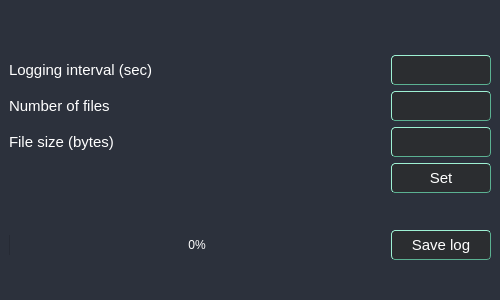
<?xml version="1.0" encoding="UTF-8"?>
<ui version="4.0">
 <class>AqArchiveWidget</class>
 <widget class="QWidget" name="AqArchiveWidget">
  <property name="geometry">
   <rect>
    <x>0</x>
    <y>0</y>
    <width>500</width>
    <height>300</height>
   </rect>
  </property>
  <property name="windowTitle">
   <string>Form</string>
  </property>
  <property name="styleSheet">
   <string notr="true">* {
	border: none;
	background-color: transparent;
	background: transparent;
	padding: 0;
	margin: 0;
	color: #fff;
}

#toolboxFrame {
	border-top-right-radius: 10px;
	border-top-left-radius: 10px;
	background-color: rgba(47, 72, 88, 180);
	border: none;
}

#mainWidget {
	background-color: #2c313c;
}

#closeBtn {
	border-top-right-radius: 10px;
	border-right: 1px solid #D0D0D0;
	background-color: #2c313c;
}

#icon {
	border-top-left-radius: 10px;
	border-left: 1px solid #D0D0D0;
	background-color: rgba(47, 72, 88, 0);
}

#title_text{
	border-top:transparent; 
	border-bottom: 1px solid #637A7B;
}

QComboBox{
	border-left: 1px solid #9ef1d3; 
	border-top: 1px solid #9ef1d3; 
    border-bottom: 1px solid #5bb192; 
	border-right: 1px solid #5bb192; 
	background-color: #2b2d30; 
	border-radius: 4px; 
	padding-left: 4px;
}

QPushButton {
	border: 1px solid #637A7B;
}

QPushButton {
	 border-left: 1px solid #9ef1d3;
	border-top: 1px solid #9ef1d3;
 	border-bottom: 1px solid #5bb192;
	border-right: 1px solid #5bb192;
 	color: #FFFFFF;
	background-color: #2b2d30;
	border-radius: 4px;
	padding-left: 10px;
	padding-right: 10px;
}

QPushButton:hover {
	background-color: #3c3e41;
}
QPushButton:pressed {
	 background-color: #429061;
}

QCheckBox {
    font-size: 12px; /* Размер шрифта */
    color: #D0D0D0; /* Цвет текста */
    /*background-color: lightgray; /* Цвет фона */
    padding: 0px; /* Внутренний отступ */
    /*border: 2px solid darkgray; /* Обводка */
    /*border-radius: 5px; /* Скругление углов */
}

QCheckBox::indicator {
    width: 10px;
    height: 10px;
	border-top: 1px solid #9ef1d3;
	border-left: 1px solid #9ef1d3; 
	border-bottom: 1px solid #5bb192; 
	border-right: 1px solid #5bb192;
	border-radius: 5px;
}

QCheckBox::indicator:checked {
	image: url(UI/icons/check-mark.png);
    background-color: #5bb192; /* Цвет фона при выборе */
    /*border-color: darkgreen; /* Цвет обводки при выборе */
}

#tableWidget
QHeaderView::section { background-color: #2b2d30;}
QTableWidget { border: none; }
QTableWidget::item { padding-left: 3px; }

QRadioButton, #rtuRadioBtn {
    /* Не указываем кастомные стили для этой радиокнопки, она будет использовать дефолтные стили */
}

QLineEdit{
border-left: 1px solid #9ef1d3; 
border-top: 1px solid #9ef1d3; 
border-bottom: 1px solid #5bb192; 
border-right: 1px solid #5bb192;
background-color: #2b2d30; 
border-radius: 4px; 
}

</string>
  </property>
  <layout class="QVBoxLayout" name="verticalLayout">
   <property name="spacing">
    <number>0</number>
   </property>
   <property name="leftMargin">
    <number>0</number>
   </property>
   <property name="topMargin">
    <number>0</number>
   </property>
   <property name="rightMargin">
    <number>0</number>
   </property>
   <property name="bottomMargin">
    <number>0</number>
   </property>
   <item>
    <widget class="QFrame" name="mainWidget">
     <property name="minimumSize">
      <size>
       <width>500</width>
       <height>300</height>
      </size>
     </property>
     <property name="maximumSize">
      <size>
       <width>500</width>
       <height>300</height>
      </size>
     </property>
     <property name="frameShape">
      <enum>QFrame::StyledPanel</enum>
     </property>
     <property name="frameShadow">
      <enum>QFrame::Raised</enum>
     </property>
     <layout class="QVBoxLayout" name="verticalLayout_2">
      <item>
       <widget class="QFrame" name="DevInfoFrame">
        <property name="minimumSize">
         <size>
          <width>0</width>
          <height>40</height>
         </size>
        </property>
        <property name="maximumSize">
         <size>
          <width>16777215</width>
          <height>40</height>
         </size>
        </property>
        <property name="frameShape">
         <enum>QFrame::StyledPanel</enum>
        </property>
        <property name="frameShadow">
         <enum>QFrame::Raised</enum>
        </property>
        <layout class="QHBoxLayout" name="horizontalLayout_5">
         <property name="leftMargin">
          <number>40</number>
         </property>
         <item>
          <widget class="QLabel" name="devNameLabel">
           <property name="enabled">
            <bool>true</bool>
           </property>
           <property name="sizePolicy">
            <sizepolicy hsizetype="Minimum" vsizetype="Preferred">
             <horstretch>0</horstretch>
             <verstretch>0</verstretch>
            </sizepolicy>
           </property>
           <property name="font">
            <font>
             <pointsize>16</pointsize>
            </font>
           </property>
           <property name="text">
            <string/>
           </property>
           <property name="margin">
            <number>0</number>
           </property>
           <property name="indent">
            <number>0</number>
           </property>
          </widget>
         </item>
         <item>
          <widget class="QLabel" name="devSnLabel">
           <property name="font">
            <font>
             <pointsize>16</pointsize>
            </font>
           </property>
           <property name="text">
            <string/>
           </property>
          </widget>
         </item>
        </layout>
       </widget>
      </item>
      <item>
       <widget class="QFrame" name="archSettingsFrame">
        <property name="frameShape">
         <enum>QFrame::StyledPanel</enum>
        </property>
        <property name="frameShadow">
         <enum>QFrame::Raised</enum>
        </property>
        <layout class="QVBoxLayout" name="verticalLayout_3">
         <property name="spacing">
          <number>6</number>
         </property>
         <property name="leftMargin">
          <number>0</number>
         </property>
         <property name="topMargin">
          <number>0</number>
         </property>
         <property name="rightMargin">
          <number>0</number>
         </property>
         <property name="bottomMargin">
          <number>0</number>
         </property>
         <item>
          <widget class="QFrame" name="logIntervalFrame">
           <property name="frameShape">
            <enum>QFrame::StyledPanel</enum>
           </property>
           <property name="frameShadow">
            <enum>QFrame::Raised</enum>
           </property>
           <layout class="QHBoxLayout" name="horizontalLayout_2">
            <property name="leftMargin">
             <number>0</number>
            </property>
            <property name="topMargin">
             <number>0</number>
            </property>
            <property name="rightMargin">
             <number>0</number>
            </property>
            <property name="bottomMargin">
             <number>0</number>
            </property>
            <item>
             <widget class="QLabel" name="logIntervalLabel">
              <property name="font">
               <font>
                <pointsize>11</pointsize>
               </font>
              </property>
              <property name="text">
               <string>Logging interval (sec)</string>
              </property>
             </widget>
            </item>
            <item>
             <widget class="QLineEdit" name="logIntervalLineEdit">
              <property name="sizePolicy">
               <sizepolicy hsizetype="Expanding" vsizetype="Fixed">
                <horstretch>0</horstretch>
                <verstretch>0</verstretch>
               </sizepolicy>
              </property>
              <property name="minimumSize">
               <size>
                <width>100</width>
                <height>30</height>
               </size>
              </property>
              <property name="maximumSize">
               <size>
                <width>100</width>
                <height>30</height>
               </size>
              </property>
             </widget>
            </item>
           </layout>
          </widget>
         </item>
         <item>
          <widget class="QFrame" name="logNumberFilesFrame">
           <property name="frameShape">
            <enum>QFrame::StyledPanel</enum>
           </property>
           <property name="frameShadow">
            <enum>QFrame::Raised</enum>
           </property>
           <layout class="QHBoxLayout" name="horizontalLayout">
            <property name="leftMargin">
             <number>0</number>
            </property>
            <property name="topMargin">
             <number>0</number>
            </property>
            <property name="rightMargin">
             <number>0</number>
            </property>
            <property name="bottomMargin">
             <number>0</number>
            </property>
            <item>
             <widget class="QLabel" name="logNumberFilesLabel">
              <property name="font">
               <font>
                <pointsize>11</pointsize>
               </font>
              </property>
              <property name="text">
               <string>Number of files</string>
              </property>
             </widget>
            </item>
            <item>
             <widget class="QLineEdit" name="logNumberFilesLineEdit">
              <property name="minimumSize">
               <size>
                <width>100</width>
                <height>30</height>
               </size>
              </property>
              <property name="maximumSize">
               <size>
                <width>100</width>
                <height>30</height>
               </size>
              </property>
             </widget>
            </item>
           </layout>
          </widget>
         </item>
         <item>
          <widget class="QFrame" name="logFileSizeFrame">
           <property name="frameShape">
            <enum>QFrame::StyledPanel</enum>
           </property>
           <property name="frameShadow">
            <enum>QFrame::Raised</enum>
           </property>
           <layout class="QHBoxLayout" name="horizontalLayout_3">
            <property name="leftMargin">
             <number>0</number>
            </property>
            <property name="topMargin">
             <number>0</number>
            </property>
            <property name="rightMargin">
             <number>0</number>
            </property>
            <property name="bottomMargin">
             <number>0</number>
            </property>
            <item>
             <widget class="QLabel" name="logFileSizeLabel">
              <property name="font">
               <font>
                <pointsize>11</pointsize>
               </font>
              </property>
              <property name="text">
               <string>File size (bytes)</string>
              </property>
             </widget>
            </item>
            <item>
             <widget class="QLineEdit" name="logFileSizeLineEdit">
              <property name="minimumSize">
               <size>
                <width>100</width>
                <height>30</height>
               </size>
              </property>
              <property name="maximumSize">
               <size>
                <width>100</width>
                <height>30</height>
               </size>
              </property>
             </widget>
            </item>
           </layout>
          </widget>
         </item>
         <item alignment="Qt::AlignRight|Qt::AlignVCenter">
          <widget class="QFrame" name="logSettingBtnFrame">
           <property name="frameShape">
            <enum>QFrame::StyledPanel</enum>
           </property>
           <property name="frameShadow">
            <enum>QFrame::Raised</enum>
           </property>
           <layout class="QVBoxLayout" name="verticalLayout_4">
            <property name="leftMargin">
             <number>0</number>
            </property>
            <property name="topMargin">
             <number>0</number>
            </property>
            <property name="rightMargin">
             <number>0</number>
            </property>
            <property name="bottomMargin">
             <number>0</number>
            </property>
            <item>
             <widget class="QPushButton" name="logSetSettingsBtn">
              <property name="minimumSize">
               <size>
                <width>100</width>
                <height>30</height>
               </size>
              </property>
              <property name="maximumSize">
               <size>
                <width>100</width>
                <height>30</height>
               </size>
              </property>
              <property name="font">
               <font>
                <pointsize>11</pointsize>
               </font>
              </property>
              <property name="text">
               <string>Set</string>
              </property>
             </widget>
            </item>
           </layout>
          </widget>
         </item>
        </layout>
        <zorder>logFileSizeFrame</zorder>
        <zorder>logNumberFilesFrame</zorder>
        <zorder>logIntervalFrame</zorder>
        <zorder>logSettingBtnFrame</zorder>
       </widget>
      </item>
      <item>
       <widget class="QFrame" name="saveArchFrame">
        <property name="frameShape">
         <enum>QFrame::StyledPanel</enum>
        </property>
        <property name="frameShadow">
         <enum>QFrame::Raised</enum>
        </property>
        <layout class="QHBoxLayout" name="horizontalLayout_6">
         <property name="leftMargin">
          <number>0</number>
         </property>
         <property name="topMargin">
          <number>0</number>
         </property>
         <property name="rightMargin">
          <number>0</number>
         </property>
         <property name="bottomMargin">
          <number>0</number>
         </property>
         <item>
          <widget class="QFrame" name="progressBarFrame">
           <property name="frameShape">
            <enum>QFrame::StyledPanel</enum>
           </property>
           <property name="frameShadow">
            <enum>QFrame::Raised</enum>
           </property>
           <layout class="QVBoxLayout" name="verticalLayout_6">
            <property name="spacing">
             <number>0</number>
            </property>
            <property name="leftMargin">
             <number>0</number>
            </property>
            <property name="topMargin">
             <number>0</number>
            </property>
            <property name="rightMargin">
             <number>0</number>
            </property>
            <property name="bottomMargin">
             <number>0</number>
            </property>
            <item>
             <widget class="QProgressBar" name="logProgressBar">
              <property name="font">
               <font>
                <pointsize>9</pointsize>
               </font>
              </property>
              <property name="styleSheet">
               <string notr="true">
QProgressBar {
    border-radius: 5px;
    text-align: center;
}
QProgressBar::chunk {
    background: qlineargradient(spread:pad, x1:0, y1:0, x2:1, y2:0,
        stop:0 rgba(0, 100, 255, 180), /* Начало синего */
        stop:0.5 rgba(0, 150, 255, 255), /* Яркий синий */
        stop:1 rgba(0, 100, 255, 180)); /* Конец синего */
}
</string>
              </property>
              <property name="value">
               <number>0</number>
              </property>
              <property name="alignment">
               <set>Qt::AlignCenter</set>
              </property>
              <property name="textVisible">
               <bool>true</bool>
              </property>
              <property name="invertedAppearance">
               <bool>false</bool>
              </property>
              <property name="textDirection">
               <enum>QProgressBar::TopToBottom</enum>
              </property>
              <property name="format">
               <string notr="true">%p%</string>
              </property>
             </widget>
            </item>
           </layout>
          </widget>
         </item>
         <item>
          <widget class="QFrame" name="saveLogBtnFrame">
           <property name="frameShape">
            <enum>QFrame::StyledPanel</enum>
           </property>
           <property name="frameShadow">
            <enum>QFrame::Raised</enum>
           </property>
           <layout class="QVBoxLayout" name="verticalLayout_5">
            <property name="spacing">
             <number>0</number>
            </property>
            <property name="leftMargin">
             <number>0</number>
            </property>
            <property name="topMargin">
             <number>0</number>
            </property>
            <property name="rightMargin">
             <number>0</number>
            </property>
            <property name="bottomMargin">
             <number>0</number>
            </property>
            <item>
             <widget class="QPushButton" name="saveLogBtn">
              <property name="minimumSize">
               <size>
                <width>100</width>
                <height>30</height>
               </size>
              </property>
              <property name="maximumSize">
               <size>
                <width>130</width>
                <height>30</height>
               </size>
              </property>
              <property name="font">
               <font>
                <pointsize>11</pointsize>
               </font>
              </property>
              <property name="text">
               <string>Save log</string>
              </property>
             </widget>
            </item>
           </layout>
          </widget>
         </item>
        </layout>
       </widget>
      </item>
     </layout>
    </widget>
   </item>
  </layout>
 </widget>
 <resources/>
 <connections/>
</ui>
